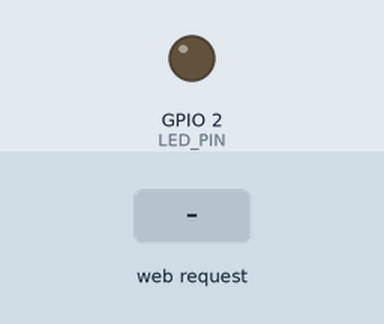
Recording of a program running on a simulated ESP32. Parts: output pins drawn as LEDs (lit = HIGH). Inputs (shaded band) come from the test bench. WiFi joins after 1.5 s; servers stay silent unless stated; what the program prints to the serial monitor is not drawn.

Above: at 2.7 s.
2.8 s: HTTP request GET /on received
At 3.2 s:
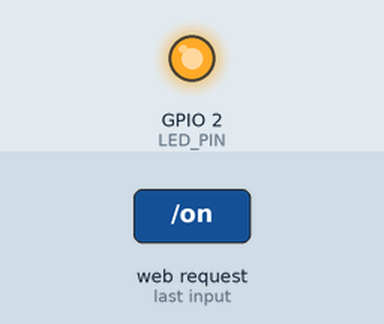
5.8 s: HTTP request GET /off received
At 6.6 s:
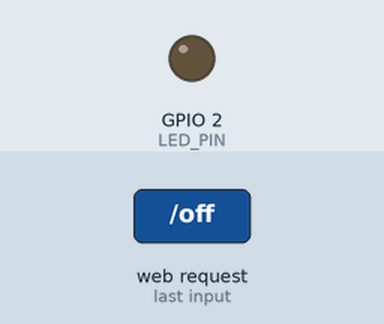
Timing chart, 0 to 8.8 s (numbered marks = the images above; inputs shaded):
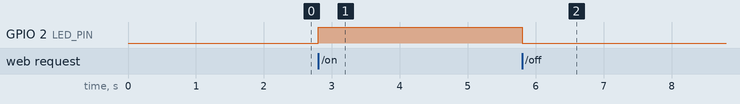

The program:

main.cpp
```cpp
#include <Arduino.h>
#include <WiFi.h>
#include <WebServer.h>

// Replace with your WiFi credentials
const char* ssid = "Gomero";
const char* password = "D4cheap.77!!";

// Built-in LED pin
#define LED_PIN 2

// Create web server on port 80
WebServer server(80);

// HTML for the webpage
const char* html = R"rawliteral(
<!DOCTYPE html>
<html>
<head>
    <title>ESP32 Control</title>
    <style>
        body {
            font-family: Arial, sans-serif;
            max-width: 600px;
            margin: 50px auto;
            padding: 20px;
            background: #f0f0f0;
        }
        h1 {
            color: #333;
        }
        button {
            background: #4CAF50;
            color: white;
            padding: 15px 32px;
            font-size: 16px;
            border: none;
            border-radius: 4px;
            cursor: pointer;
            margin: 10px;
        }
        button.off {
            background: #f44336;
        }
        button:hover {
            opacity: 0.8;
        }
        .status {
            padding: 20px;
            background: white;
            border-radius: 4px;
            margin: 20px 0;
        }
    </style>
</head>
<body>
    <h1>ESP32 Web Server</h1>
    <div class="status">
        <p>Control the onboard LED from your browser.</p>
    </div>
    <button onclick="fetch('/on')">Turn LED ON</button>
    <button class="off" onclick="fetch('/off')">Turn LED OFF</button>
</body>
</html>
)rawliteral";

// Handle main page
void handleRoot() {
    Serial.println("Request received: /");
    server.send(200, "text/html", html);
}

// Handle LED ON
void handleOn() {
    Serial.println("Request received: /on");
    digitalWrite(LED_PIN, HIGH);
    server.send(200, "text/plain", "LED is ON");
}

// Handle LED OFF
void handleOff() {
    Serial.println("Request received: /off");
    digitalWrite(LED_PIN, LOW);
    server.send(200, "text/plain", "LED is OFF");
}

void setup() {
    Serial.begin(115200);
    pinMode(LED_PIN, OUTPUT);
    digitalWrite(LED_PIN, LOW);

    // Connect to WiFi
    Serial.print("Connecting to WiFi");
    WiFi.begin(ssid, password);

    while (WiFi.status() != WL_CONNECTED) {
        delay(500);
        Serial.print(".");
    }

    Serial.println("\nConnected!");
    Serial.print("IP Address: ");
    Serial.println(WiFi.localIP());

    // Setup web server routes
    server.on("/", handleRoot);
    server.on("/on", handleOn);
    server.on("/off", handleOff);

    // Start server
    server.begin();
    Serial.println("Web server started");
}

void loop() {
    server.handleClient();
}
```

Measured:
- after the input at 2.8 s, GPIO 2 (LED_PIN): LOW → HIGH at once
- after the input at 5.8 s, GPIO 2 (LED_PIN): HIGH → LOW at once
